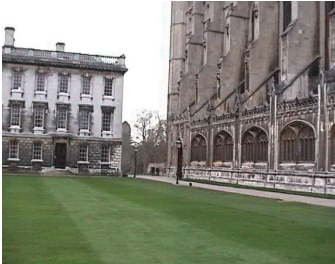
#> input picture images/a.png, 335 x 264 px
$ jupyter execute lab4.ipynb
#> lines starting #> are read from the running program, lines starting #| are printed output that depends on the picture
### utils.py
from functools import reduce
from itertools import product
from typing import Optional

import numpy as np
import seaborn as sns
from matplotlib import pyplot as plt
from matplotlib.axes import Axes

Image = np.ndarray


# [5 lines left out: function int2float, not called in this run]


def float2int(image: np.ndarray) -> np.ndarray:
    return (image*256).astype(np.uint8)


def panels() -> tuple[Axes, Axes]:
    fig = plt.figure(figsize=(12, 6))
    return fig.subplots(1, 2)


# [68 lines left out: functions imshow, plot, pad, linear, convolution, demo and 1 more, not called in this run]


def is_matrix():
    pass


def intensity_image(image: np.ndarray) -> np.ndarray:
    return np.mean(image, axis=2)


# [8 lines left out: function sobel, not called in this run]

### detecters.py
from itertools import product
from typing import Iterator

import numpy as np

from filters import DoG, intensity_image, linear
from utils import sobel as sobel_


def doger(image: np.ndarray, sigma=1, alpha=1.6) -> np.ndarray:
    return DoG(intensity_image(image), sigma, alpha)


def neigh4(
    i: int, j: int, width: int, height: int
) -> Iterator[tuple[int, int]]:
    if i > 0:
        yield i-1, j
    if i+1 < width:
        yield i+1, j
    if j > 0:
        yield i, j-1
    if j+1 < height:
        yield i, j+1


def walk(sectors: np.ndarray, start: tuple[int, int], paint: int):
    stack = [start]
    while stack:
        cur = stack.pop()
        sectors[cur] = paint
        for neig in neigh4(*cur, *sectors.shape[:2]):
            if sectors[neig]:
                continue
            stack.append(neig)


def edges2sectors(edges: np.ndarray) -> np.ndarray:
    sectors = np.where(edges, 1, 0)
    n_sectors = 1
    for cur in product(*map(range, edges.shape[:2])):
        assert len(cur) == 2
        if sectors[cur]:
            continue
        n_sectors += 1
        walk(sectors, cur, n_sectors)

    sectors -= 1
    return sectors


def sobel(image: np.ndarray) -> np.ndarray:
    parts = sobel_(image)
    return np.abs(parts[0]) + np.abs(parts[1])

### lab4.ipynb
[cell 1]
from random import shuffle

import cv2 as cv
import numpy as np
import seaborn as sns
from ipywidgets import FloatSlider, IntSlider, interact
from matplotlib import pyplot as plt

from detecters import edges2sectors
from filters import DoG, blur
from utils import float2int, imshow, int2float, intensity_image, panels

[cell 2]
image = plt.imread('images/a.png')[..., :3]
scalar = intensity_image(image)
#> in intensity_image, `return np.mean(image, axis=2)`:
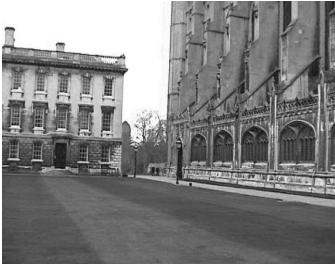
#> returned value: shape (264, 335) float32; min 0.0523, max 1, mean 0.504
scalar.shape
#> Out = (264, 335)
#> the sliders are set to min_ = 100, max_ = 200

# 1. Выделение краев

[cell 3]
@interact(min_=IntSlider(min=0, max=255, value=100), max_=IntSlider(min=0, max=255, value=200))
def _(min_, max_):
#> called with min_ = 100, max_ = 200
    edges = cv.Canny(float2int(scalar), min_, max_)
#> in float2int, `return (image*256).astype(np.uint8)`:
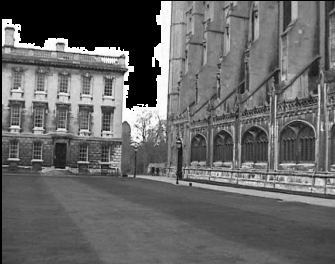
#> returned value: shape (264, 335); min 0, max 255, mean 102
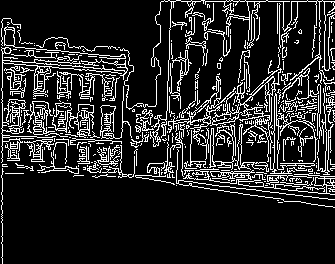
#> edges: shape (264, 335); 15.2% white in thin lines or dots
    sectors = edges2sectors(edges)
#> in edges2sectors, `sectors = np.where(edges, 1, 0)`: sectors: shape (264, 335) int64; values 0 (black) and 1 (white), 15.2% white in thin lines or dots
#> after the loop in walk, `while stack:`:
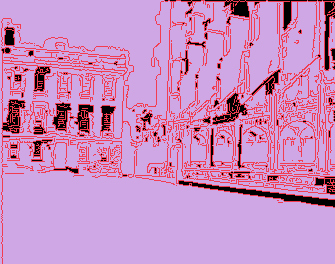
#> sectors: shape (264, 335) int64; 3 distinct labels, from 0 to 2; one colour per label, 0 black
    n_sectors = np.max(sectors)
    colors = list(range(1, n_sectors+1))
    shuffle(colors)
    colors = [0,] + colors
    recolored = np.take(colors, sectors)
    imshow(recolored.astype(float)/n_sectors, cmap='hsv')
    plt.title(n_sectors)

# 2. Пороговый метод

[cell 4]
sns.histplot(scalar.ravel())

[cell 5]
@interact(P=IntSlider(min=0, max=100, value=50))
def _(P):
    T = np.percentile(scalar, P)
    imshow(np.where(scalar > T, 1., 0.))
    plt.title(f"{T = :.2f}")

[cell 6]
np.unique(scalar).shape

[cell 7]
@interact(P=IntSlider(min=0, max=100, value=50))
def _(P):
    T = np.percentile(scalar, P)
    imshow(np.where(scalar > T, 1., 0.))
    plt.title(f"{T = :.2f}")
